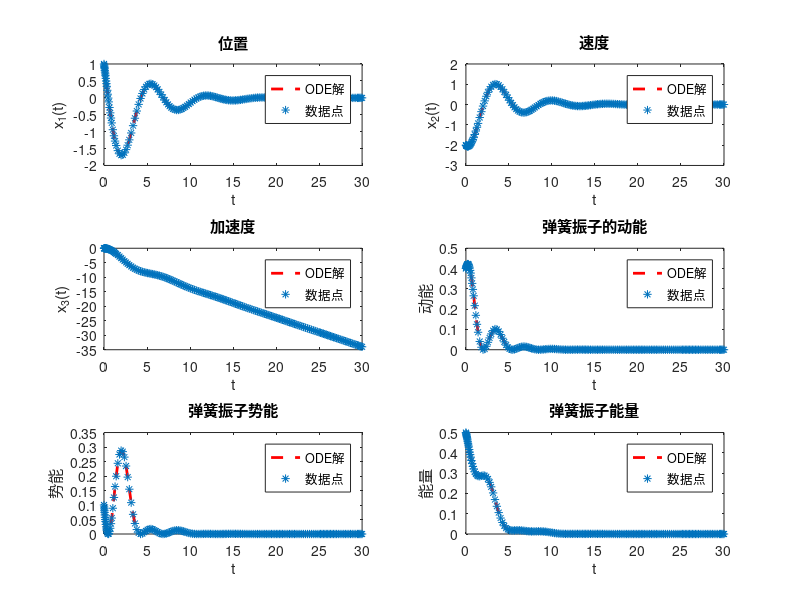

The MATLAB script that drew this image:
m = 0.2;
k = 0.2;
c = 0.1;
f = @(t, x) [x(2); (1/m) * (-c * x(2) - k * x(1) - 0.1 * exp(-0.2 * t)); x(1) - 1];
[t, x] = ode45(f, [0, 30], [1, -2, 0]);

% 创建一个带有多个子图的单一图形
figure;

subplot(3, 2, 1);
plot(t, x(:, 1), '--r', 'LineWidth', 2);
hold on;
scatter(t, x(:, 1), '*');
title('位置');
xlabel('t');
ylabel('x_1(t)');
legend('ODE解', '数据点');

subplot(3, 2, 2);
plot(t, x(:, 2), '--r', 'LineWidth', 2);
hold on;
scatter(t, x(:, 2), '*');
title('速度');
xlabel('t');
ylabel('x_2(t)');
legend('ODE解', '数据点');

subplot(3, 2, 3);
plot(t, x(:, 3), '--r', 'LineWidth', 2);
hold on;
scatter(t, x(:, 3), '*');
title('加速度');
xlabel('t');
ylabel('x_3(t)');
legend('ODE解', '数据点');

subplot(3, 2, 4);
plot(t, m * power(x(:, 2), 2) / 2, '--r', 'LineWidth', 2);
hold on;
scatter(t, m * power(x(:, 2), 2) / 2, '*');  % 修改这里的scatter参数
title('弹簧振子的动能');
xlabel('t');
ylabel('动能');
legend('ODE解', '数据点');

subplot(3, 2, 5);
plot(t, k * power(x(:, 1), 2) / 2, '--r', 'LineWidth', 2);
hold on;
scatter(t, k * power(x(:, 1), 2) / 2, '*');  % 修改这里的scatter参数
title('弹簧振子势能');
xlabel('t');
ylabel('势能');
legend('ODE解', '数据点');

subplot(3, 2, 6);
plot(t, (k * power(x(:, 1), 2) / 2) + (m * power(x(:, 2), 2) / 2), '--r', 'LineWidth', 2);
hold on;
scatter(t, (k * power(x(:, 1), 2) / 2) + (m * power(x(:, 2), 2) / 2), '*');  % 修改这里的scatter参数
title('弹簧振子能量');
xlabel('t');
ylabel('能量');
legend('ODE解', '数据点');
